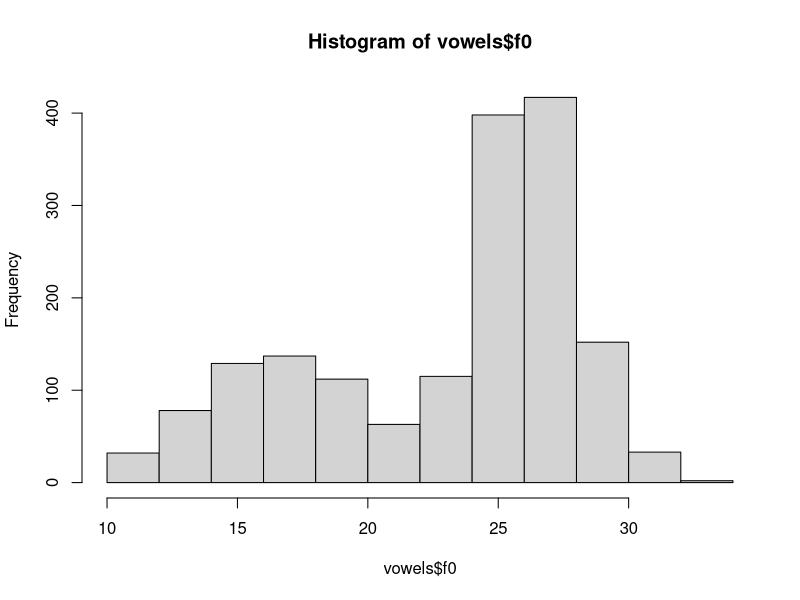
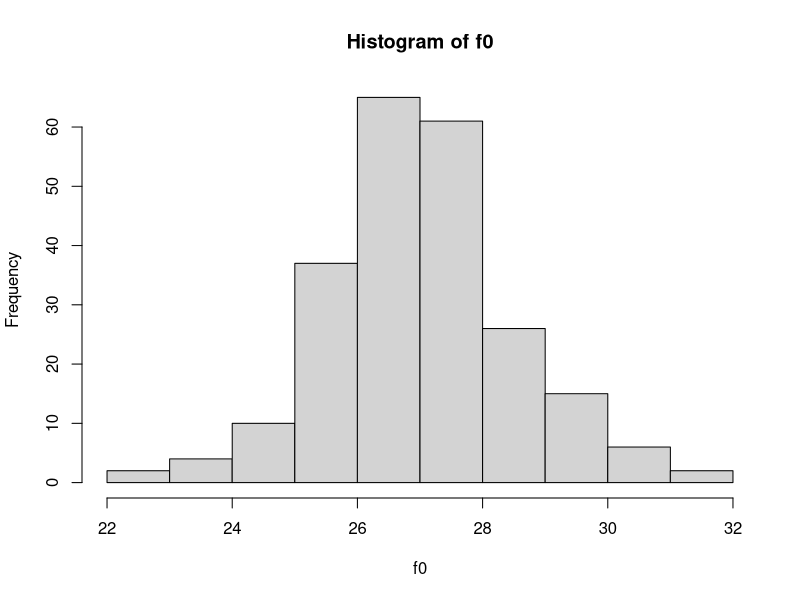
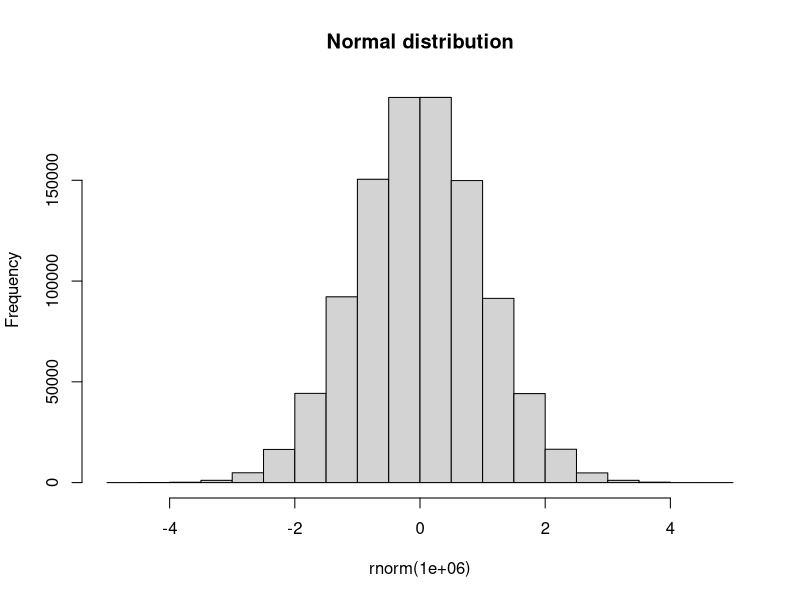
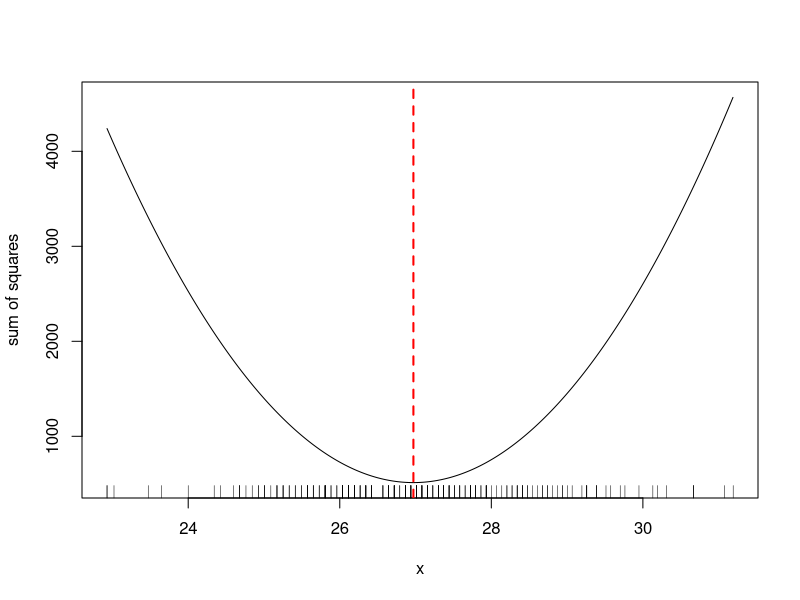
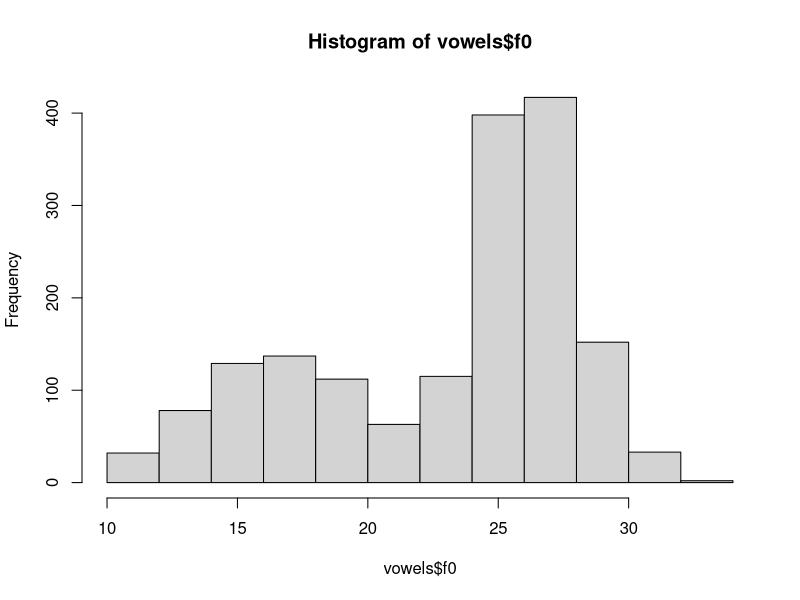
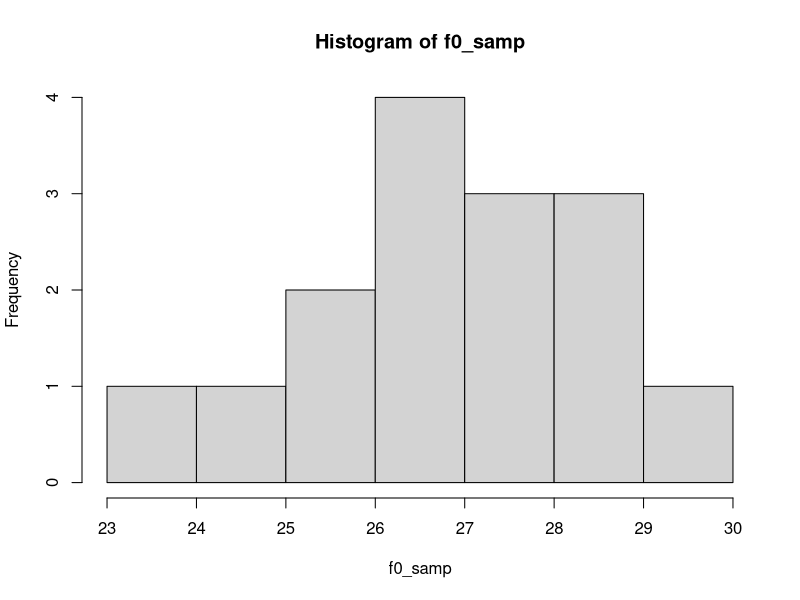
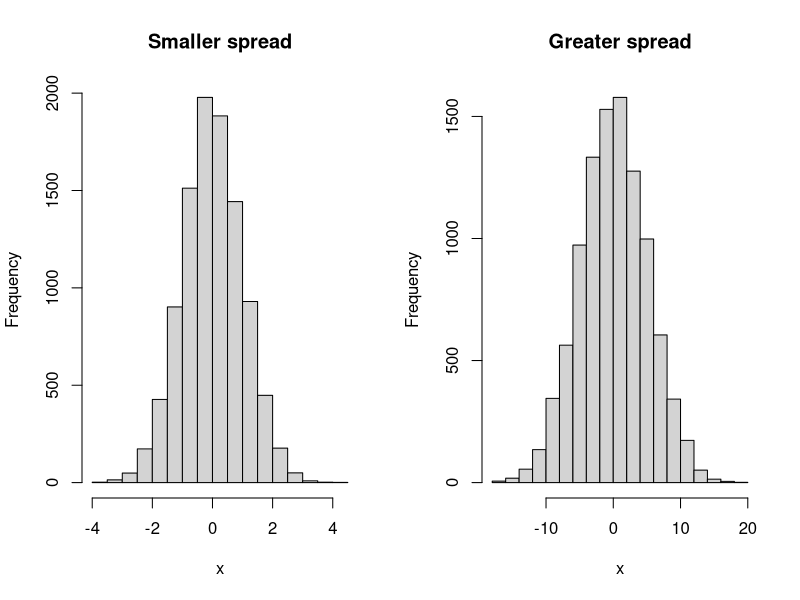
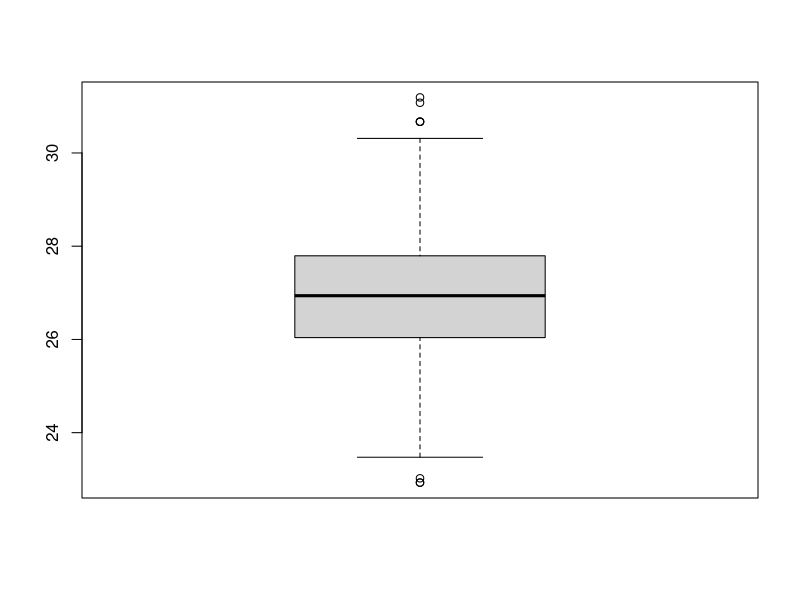

Generate these figures, in order, with R:
## ---- chunk 1
library('tidyverse')
theme_set(theme_bw())
## ---- chunk 2
vowels <- read_csv('vowel_formants.csv')
## ---- chunk 3
vowels <- mutate(vowels, f0 = 12 * log2(f0 / 50))
## ---- chunk 4
hist(vowels$f0)
## ---- chunk 5
f0 <- vowels %>% 
  filter(speaker == 'g') %>%
  pull(f0)

head(f0)
## ---- chunk 6
hist(f0)
## ---- chunk 7
hist(rnorm(1e6), main = 'Normal distribution')
## ---- chunk 8
sum(f0) / length(f0)
## ---- chunk 9
mean(f0)
## ---- chunk 10
x <- seq(min(f0), max(f0), 0.01)
sq_sum <- sapply(x, \(x) sum((f0 - x)^2))
plot(x, sq_sum, type = 'l', ylab = 'sum of squares')
rug(f0)
abline(v = mean(f0), lty = 2, col = 'red', lwd = 2)
## ---- chunk 11
vowels %>%
  group_by(speaker) %>%
  summarise(f0_mean = mean(f0))
## ---- chunk 12
vowels %>%
  group_by(speaker, vowel) %>%
  summarise(f0_mean = mean(f0)) %>%
  arrange(vowel)
## ---- chunk 13
# Write your solution here.
## ---- chunk 14
# Write your solution here.
## ---- chunk 15
# Write your solution here.
## ---- chunk 16
hist(vowels$f0)
# Write your solution here.
## ---- chunk 17
f0_samp <- sample(f0, 15)
hist(f0_samp)
min(f0_samp)
## ---- chunk 18
new_min <- min(f0_samp) - 18
f0_samp2 <- c(f0_samp, new_min)
## ---- chunk 19
min(f0_samp)
min(f0_samp2)
## ---- chunk 20
mean(f0_samp2)
## ---- chunk 21
median(f0_samp)
median(f0_samp2)
## ---- chunk 22
f0_samp3 <- c(f0_samp, min(f0_samp) - 36)
median(f0_samp3)
## ---- chunk 23
par(mfrow=c(1, 2))
hist(rnorm(1e4, 0, 1), main = 'Smaller spread', xlab = 'x')
hist(rnorm(1e4, 0, 5), main = 'Greater spread', xlab = 'x')
par(mfrow=c(1, 1))
## ---- chunk 24
max(f0_samp) - min(f0_samp)
## ---- chunk 25
max(f0_samp2) - min(f0_samp2)
max(f0_samp3) - min(f0_samp3)
## ---- chunk 26
var(f0)
## ---- chunk 27
sum((f0 - mean(f0))^2) / (length(f0) - 1)
## ---- chunk 28
sd(f0)
## ---- chunk 29
sqrt(var(f0))
## ---- chunk 30
vowels %>%
  group_by(speaker) %>%
  summarise(f0_mean = mean(f0),
            f0_sd = sd(f0))

## ---- chunk 31
boxplot(f0)
## ---- chunk 32
median(f0)
range(f0)
## ---- chunk 33
quantile(f0, 0.25)
quantile(f0, 0.75)
## ---- chunk 34
quantile(f0, 0.1)
## ---- chunk 35
# Write your solution here.
## ---- chunk 36
1.5 * (quantile(f0, 0.75) - quantile(f0, 0.25))
## ---- chunk 37
1.5 * IQR(f0)
## ---- chunk 38
ggplot(vowels, aes(x = speaker, y = f0)) +
  geom_boxplot()
## ---- chunk 39
# Write your solution here.
